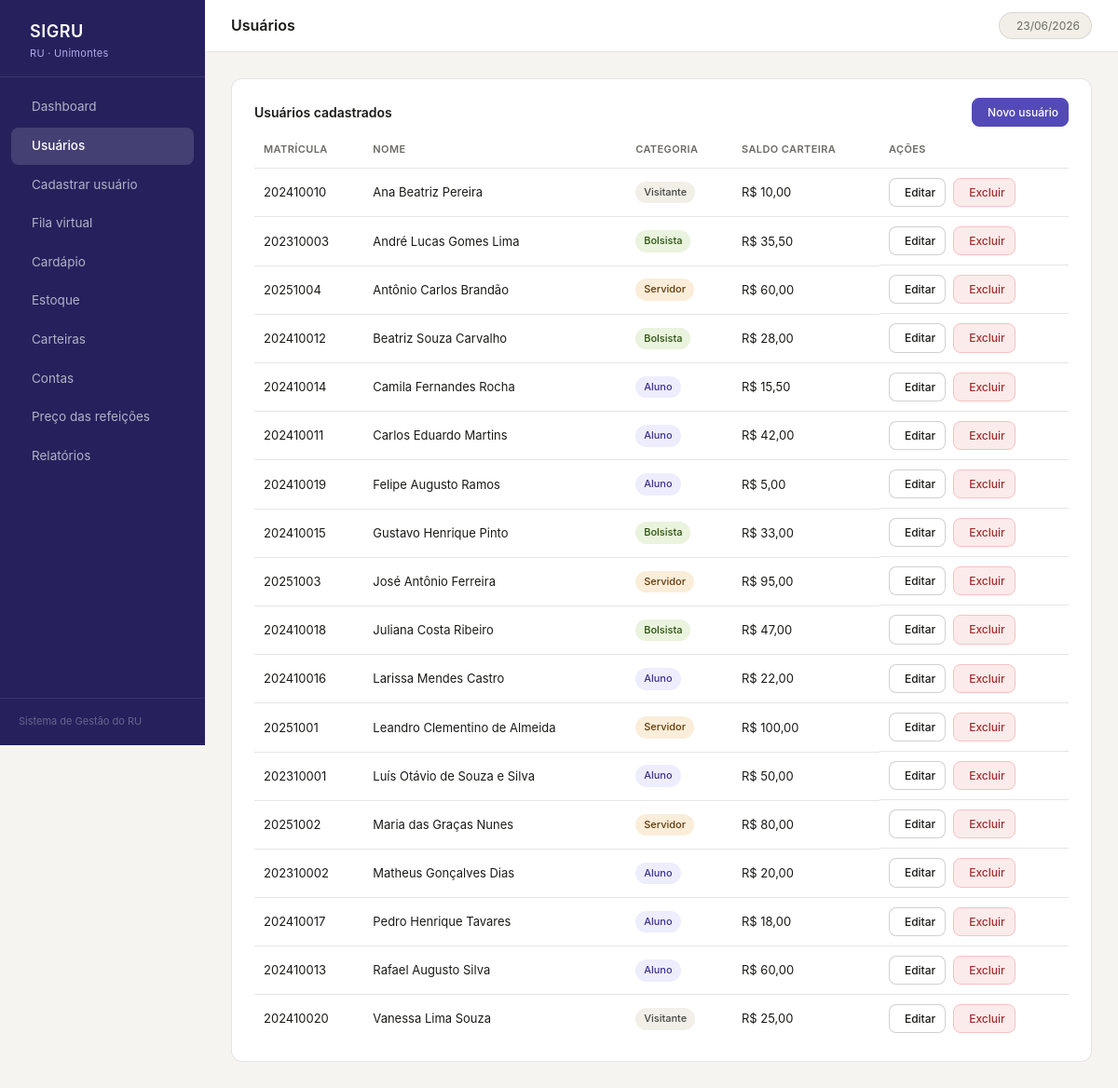
The app's page /usuarios.php with its own data.
### tables this page shows
CREATE TABLE usuario (
    id_usuario    INT(6) UNSIGNED AUTO_INCREMENT,
    matricula     INT(11) UNSIGNED NOT NULL,
    nome_completo VARCHAR(100) NOT NULL,
    id_categoria  INT(3) UNSIGNED NOT NULL,
    id_bairro     INT(6) UNSIGNED NOT NULL,
    endereco      VARCHAR(100) NOT NULL,
    PRIMARY KEY (id_usuario),
    CONSTRAINT fk_usuario_categoria FOREIGN KEY (id_categoria)
        REFERENCES categoria_usuario (id_categoria),
    CONSTRAINT fk_usuario_bairro FOREIGN KEY (id_bairro)
        REFERENCES bairro (id_bairro)
);

CREATE TABLE categoria_usuario (
    id_categoria  INT(3) UNSIGNED AUTO_INCREMENT,
    descricao     VARCHAR(50) NOT NULL,
    PRIMARY KEY (id_categoria)
);

CREATE TABLE carteira_digital (
    id_carteira INT(6) UNSIGNED AUTO_INCREMENT,
    id_usuario  INT(6) UNSIGNED NOT NULL,
    saldo       DECIMAL(8,2) NOT NULL,
    PRIMARY KEY (id_carteira),
    CONSTRAINT fk_carteira_usuario FOREIGN KEY (id_usuario)
        REFERENCES usuario (id_usuario)
);

### usuarios.php (the view, shortened to what this page needs)
<?php
require_once 'includes/header.php';
$conn = getConnection();
$usuarios = $conn->query("
    SELECT u.id_usuario, u.matricula, u.nome_completo,
           c.descricao AS categoria,
           cd.saldo
    FROM usuario u
    JOIN categoria_usuario c ON c.id_categoria = u.id_categoria
    LEFT JOIN carteira_digital cd ON cd.id_usuario = u.id_usuario
    ORDER BY u.nome_completo
");
?>
<div class="card">
    <div class="card-title" style="justify-content:space-between">
        <span><i class="ti ti-users"></i> Usuários cadastrados</span>
        <a href="cadastro.php" class="btn btn-primary btn-sm">
            <i class="ti ti-plus"></i> Novo usuário
        </a>
    </div>
    <div class="table-wrap">
        <table>
            <thead>
                <tr>
                    <th>Matrícula</th>
                    <th>Nome</th>
                    <th>Categoria</th>
                    <th>Saldo carteira</th>
                    <th>Ações</th>
                </tr>
            </thead>
            <tbody>
                <?php while ($u = $usuarios->fetch_assoc()): ?>
                <tr>
                    <td><?= htmlspecialchars($u['matricula']) ?></td>
                    <td><?= htmlspecialchars($u['nome_completo']) ?></td>
                    <td>
                        <?php
                        $cat = $u['categoria'];
                        $cls = match($cat) {
                            'Aluno'     => 'pill-purple',
                            'Bolsista'  => 'pill-green',
                            'Servidor'  => 'pill-amber',
                            'Visitante' => 'pill-gray',
                            default     => 'pill-gray'
                        };
                        ?>
                        <span class="pill <?= $cls ?>"><?= htmlspecialchars($cat) ?></span>
                    </td>
                    <td>R$ <?= number_format($u['saldo'] ?? 0, 2, ',', '.') ?></td>
                    <td class="flex gap-2">
                        <a href="editar_usuario.php?id=<?= $u['id_usuario'] ?>" class="btn btn-secondary btn-sm">
                            <i class="ti ti-edit"></i> Editar
                        </a>
                        <a href="usuarios.php?excluir=<?= $u['id_usuario'] ?>"
                           class="btn btn-danger btn-sm"
                           onclick="return confirm('Excluir este usuário?')">
                            <i class="ti ti-trash"></i> Excluir
                        </a>
                    </td>
                </tr>
                <?php endwhile; ?>
            </tbody>
        </table>
    </div>
</div>
<?php
require_once 'includes/footer.php';
?>

### assets/css/style.css (style rules this page uses)
*, *::before, *::after { box-sizing: border-box; margin: 0; padding: 0; }
:root { --purple-50: #EEEDFE; --purple-200: #AFA9EC; --purple-600: #534AB7; --purple-800: #3C3489; --purple-900: #26215C; --teal-50: #E1F5EE; --teal-600: #0F6E56; --teal-800: #085041; --amber-50: #FAEEDA; --amber-600: #854F0B; --amber-800: #633806; --red-50: #FCEBEB; --red-600: #A32D2D; --green-50: #EAF3DE; --green-800: #27500A; --gray-50: #F1EFE8; --gray-100: #D3D1C7; --gray-400: #888780; --gray-800: #444441; --bg: #F5F4F0; --surface: #FFFFFF; --border: rgba(0,0,0,0.10); --border-md: rgba(0,0,0,0.18); --text: #1A1A18; --text-muted:#6B6A65; --radius-md: 8px; --radius-lg: 12px; --sidebar-w: 220px; }
body { font-family: 'Inter', system-ui, -apple-system, sans-serif; background: var(--bg); color: var(--text); font-size: 14px; line-height: 1.6; }
.card { background: var(--surface); border: 1px solid var(--border); border-radius: var(--radius-lg); padding: 1.25rem 1.5rem; margin-bottom: 1.25rem; }
.card-title { font-size: 14px; font-weight: 600; color: var(--text); margin-bottom: 1rem; display: flex; align-items: center; gap: 8px; }
.table-wrap { overflow-x: auto; }
table { width: 100%; border-collapse: collapse; font-size: 13px; }
thead th { text-align: left; font-size: 11px; font-weight: 600; text-transform: uppercase; letter-spacing: 0.4px; color: var(--text-muted); padding: 0 10px 10px; border-bottom: 1px solid var(--border); }
tbody td { padding: 10px; border-bottom: 1px solid var(--border); color: var(--text); vertical-align: middle; }
tbody tr:last-child td { border-bottom: none; }
.pill { display: inline-block; font-size: 11px; font-weight: 500; padding: 3px 9px; border-radius: 999px; }
.pill-purple { background: var(--purple-50); color: var(--purple-800); }
.pill-green { background: var(--green-50); color: var(--green-800); }
.pill-amber { background: var(--amber-50); color: var(--amber-800); }
.pill-gray { background: var(--gray-50); color: var(--gray-800); }
.btn { display: inline-flex; align-items: center; gap: 6px; padding: 8px 16px; border-radius: var(--radius-md); font-size: 13px; font-weight: 500; cursor: pointer; border: 1px solid transparent; text-decoration: none; transition: opacity 0.15s, background 0.15s; }
.btn-primary { background: var(--purple-600); color: #fff; border-color: var(--purple-600); }
.btn-secondary { background: var(--surface); color: var(--text); border-color: var(--border-md); }
.btn-danger { background: var(--red-50); color: var(--red-600); border-color: #F7C1C1; }
.btn-sm { padding: 5px 10px; font-size: 12px; }
.flex { display: flex; }
.gap-2 { gap: 0.5rem; }

### records on screen
usuario: matricula "202410010", nome_completo "Ana Beatriz Pereira", id_categoria.descricao "Visitante", carteira_digital.saldo "10,00"
usuario: matricula "202310003", nome_completo "André Lucas Gomes Lima", id_categoria.descricao "Bolsista", carteira_digital.saldo "35,50"
usuario: matricula "20251004", nome_completo "Antônio Carlos Brandão", id_categoria.descricao "Servidor", carteira_digital.saldo "60,00"
usuario: matricula "202410012", nome_completo "Beatriz Souza Carvalho", id_categoria.descricao "Bolsista", carteira_digital.saldo "28,00"
usuario: matricula "202410014", nome_completo "Camila Fernandes Rocha", id_categoria.descricao "Aluno", carteira_digital.saldo "15,50"
usuario: matricula "202410011", nome_completo "Carlos Eduardo Martins", id_categoria.descricao "Aluno", carteira_digital.saldo "42,00"
usuario: matricula "202410019", nome_completo "Felipe Augusto Ramos", id_categoria.descricao "Aluno", carteira_digital.saldo "5,00"
usuario: matricula "202410015", nome_completo "Gustavo Henrique Pinto", id_categoria.descricao "Bolsista", carteira_digital.saldo "33,00"
usuario: matricula "20251003", nome_completo "José Antônio Ferreira", id_categoria.descricao "Servidor", carteira_digital.saldo "95,00"
usuario: matricula "202410018", nome_completo "Juliana Costa Ribeiro", id_categoria.descricao "Bolsista", carteira_digital.saldo "47,00"
usuario: matricula "202410016", nome_completo "Larissa Mendes Castro", id_categoria.descricao "Aluno", carteira_digital.saldo "22,00"
usuario: matricula "20251001", nome_completo "Leandro Clementino de Almeida", id_categoria.descricao "Servidor", carteira_digital.saldo "100,00"
usuario: matricula "202310001", nome_completo "Luís Otávio de Souza e Silva", id_categoria.descricao "Aluno", carteira_digital.saldo "50,00"
usuario: matricula "20251002", nome_completo "Maria das Graças Nunes", id_categoria.descricao "Servidor", carteira_digital.saldo "80,00"
usuario: matricula "202310002", nome_completo "Matheus Gonçalves Dias", id_categoria.descricao "Aluno", carteira_digital.saldo "20,00"
usuario: matricula "202410017", nome_completo "Pedro Henrique Tavares", id_categoria.descricao "Aluno", carteira_digital.saldo "18,00"
usuario: matricula "202410013", nome_completo "Rafael Augusto Silva", id_categoria.descricao "Aluno", carteira_digital.saldo "60,00"
usuario: matricula "202410020", nome_completo "Vanessa Lima Souza", id_categoria.descricao "Visitante", carteira_digital.saldo "25,00"

### other values on screen
$info['label'] "Dashboard"
$info['label'] "Usuários"
$info['label'] "Cadastrar usuário"
$info['label'] "Fila virtual"
$info['label'] "Cardápio"
$info['label'] "Estoque"
$info['label'] "Carteiras"
$info['label'] "Contas"
$info['label'] "Preço das refeições"
$info['label'] "Relatórios"
$page_title "Usuários"
